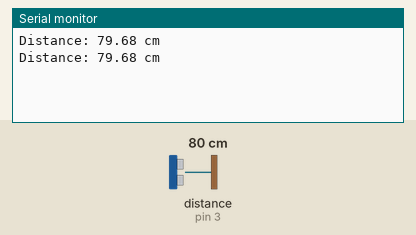
A sketch run on a simulated Arduino Uno, built with avr-gcc and run on an emulated ATmega328P. Parts: the last lines printed to the serial monitor. Wiring (inferred from the names in the program): ultrasonic range finder: trigger pin 2; echo pin 3. Inputs (shaded band) come from the test bench; at power-on: distance to the obstacle (sensor on pin 3) 80 cm. The echo pulse lasts 58.3 µs per cm.

Above: at 2.8 s.
2.9 s: distance to the obstacle (sensor on pin 3) set to 2 cm
At 4.5 s:
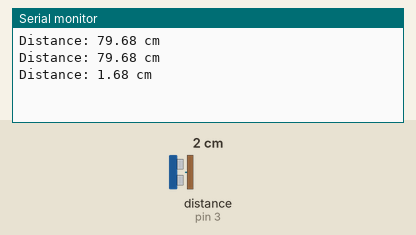
5.6 s: distance to the obstacle (sensor on pin 3) set to 4 cm
At 7.3 s:
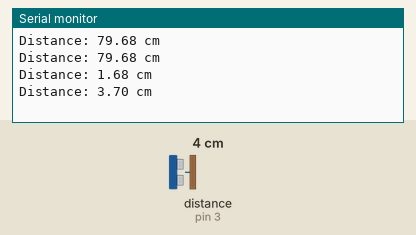
Timing chart, 0 to 8.8 s (numbered marks = the images above; inputs shaded):
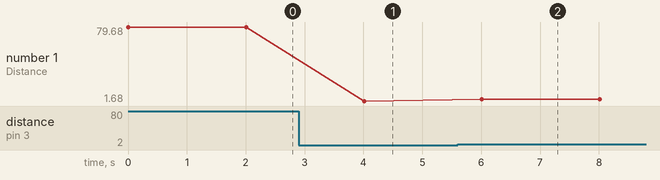

The sketch:

HC-SR04-Dis-test.ino
```cpp
const int trigPin = 2;  // Trig 腳位
const int echoPin = 3;  // Echo 腳位

void setup() {
  pinMode(trigPin, OUTPUT);  // 設定 Trig 腳位為輸出
  pinMode(echoPin, INPUT);   // 設定 Echo 腳位為輸入
  Serial.begin(9600);        // 啟動序列監控器
}

void loop() {
  // 觸發超音波模組
  digitalWrite(trigPin, LOW);  // 先將 Trig 設為 LOW，保持 2 微秒
  delayMicroseconds(2);
  digitalWrite(trigPin, HIGH); // 設為 HIGH，持續 10 微秒
  delayMicroseconds(10);
  digitalWrite(trigPin, LOW);  // 立即設為 LOW，結束發送

  // 測量 Echo 信號返回的時間
  long duration = pulseIn(echoPin, HIGH);  // 等待 Echo 信號為 HIGH 時計算持續時間

  // 計算距離（距離 = 時間 * 聲速 / 2）
  float distance = (duration * 0.0343) / 2;

  // 輸出距離結果到序列監控器
  Serial.print("Distance: ");
  Serial.print(distance);  // 顯示距離
  Serial.println(" cm");   // 單位為公分

  delay(2000);  // 每秒測一次距離
}
```

Measured:
- after the input at 2.9 s, the serial monitor: prints a new line after 1.1 s (image 1)
- after the input at 5.6 s, the serial monitor: prints a new line after 0.41 s (image 2)
- plotted number 1: 79.68 → 1.68 after the input at 2.9 s, 1.68 → 3.7 after the input at 5.6 s
